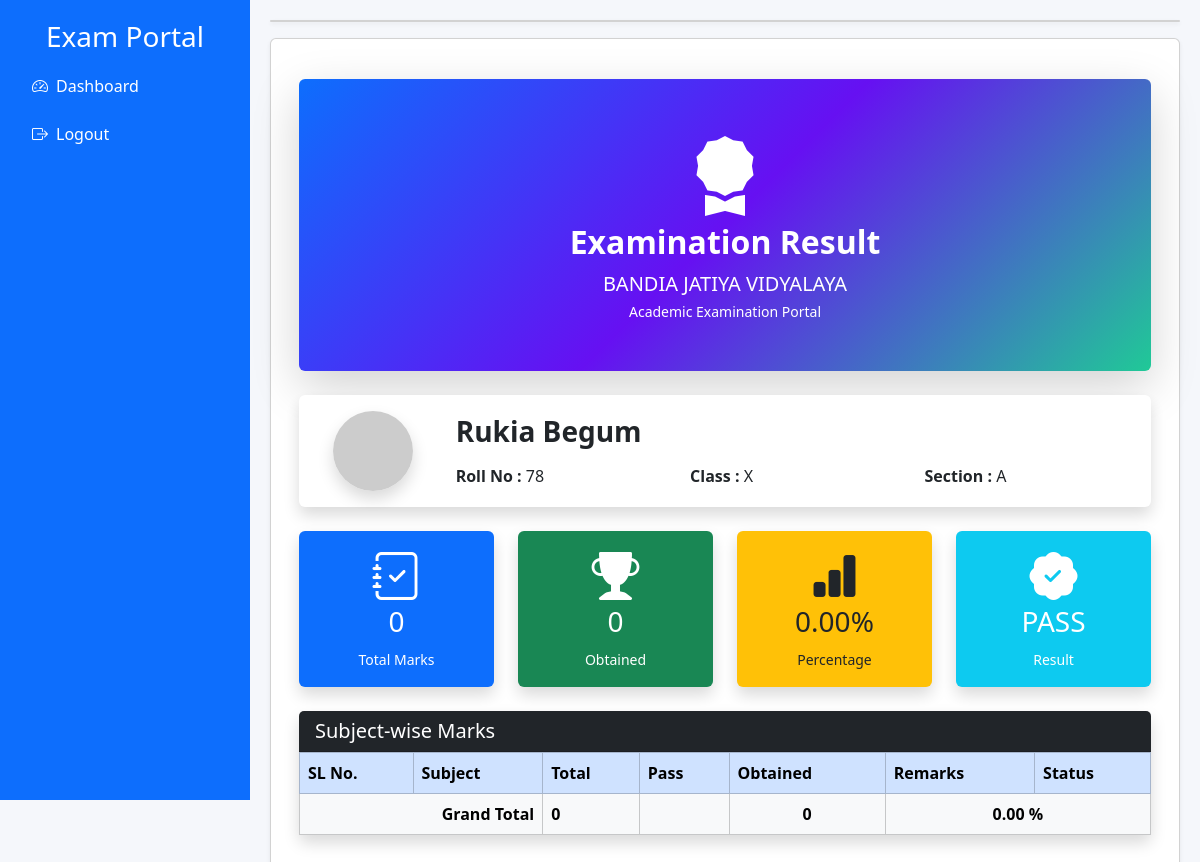
The app's page /student_result_show/2 (signed in) with its own data.
### application/model.py (models this page shows, shortened)
class User(db.Model, UserMixin):
    __tablename__ = "users"
    id = db.Column(db.Integer, primary_key=True)
    role = db.Column(db.String(20), nullable=False)       # Admin / Staff / Student
    name = db.Column(db.String(100), nullable=False)
    email = db.Column(db.String(100), unique=True, nullable=False)
    password = db.Column(db.String(255), nullable=False)
    is_active = db.Column(db.Boolean, default=True)
    created_at = db.Column(db.DateTime, default=datetime.utcnow)
    staff = db.relationship("Staff",back_populates="user",uselist=False,cascade="all, delete-orphan")
    student = db.relationship("Student",back_populates="user",uselist=False,cascade="all, delete-orphan")

class Student(db.Model):
    __tablename__ = "students"
    id = db.Column(db.Integer, primary_key=True)
    user_id = db.Column(db.Integer,db.ForeignKey("users.id"), unique=True, nullable=False )
    roll_no = db.Column(db.String(20), nullable=False)
    class_id = db.Column(db.Integer,db.ForeignKey("classes.id"),nullable=False)
    phone = db.Column(db.String(15))
    user = db.relationship("User", back_populates="student")
    marks = db.relationship("Mark",back_populates="student",cascade="all, delete-orphan")
    school_class = db.relationship("SchoolClass",back_populates="students")
    fee_collections = db.relationship("FeeCollection",back_populates="student",cascade="all, delete-orphan")
    __table_args__ = (
        db.UniqueConstraint(
            "roll_no",
            "class_id",
            name="unique_roll_per_section"
        ),
    )

class SchoolClass(db.Model):
    __tablename__ = "classes"
    id = db.Column(db.Integer, primary_key=True)
    name = db.Column(db.String(20), nullable=False)
    section = db.Column(db.String(10), nullable=False)
    students = db.relationship("Student",back_populates="school_class",cascade="all, delete-orphan")
    subjects = db.relationship("Subject",back_populates="school_class",cascade="all, delete-orphan" )
    fee_types = db.relationship("FeeType",back_populates="school_class",cascade="all, delete-orphan")
    __table_args__ = (
        db.UniqueConstraint(
            "name",
            "section",
            name="unique_class_section"
        ),
    )

### application/controler.py (the view)
@app.route("/student_result_show/<int:student_id>" , methods=['POST','GET'])
@login_required
def student_result_show(student_id):
    if current_user.role != "student":
            flash("Only Student can access this page.", "danger")
            return redirect(url_for("login"))
    student = Student.query.get_or_404(student_id)
    marks = (
        Mark.query
        .filter_by(student_id=student.id)
        .join(Exam)
        .order_by(Exam.exam_date)
        .all()
    )
    return render_template(
        "student/student_result.html",
        student=student,
        marks=marks,
    )

### application/controler.py (called while the page is built)
@login_manager.user_loader
def load_user(user_id):
    return User.query.get(int(user_id))

### templates/student/student_result.html (shortened to what this page needs)
{% extends "student/student_dashboard.html" %}
{% block content %}
{% set total = namespace(value=0) %}
{% set obtained = namespace(value=0) %}
{% set failed = namespace(value=false) %}
{% for mark in marks %}
    {% set total.value = total.value + mark.exam.total_marks %}
    {% set obtained.value = obtained.value + mark.marks_obtained %}
    {% if mark.marks_obtained < mark.exam.pass_marks %}
        {% set failed.value = true %}
    {% endif %}
{% endfor %}
{% set percentage = (obtained.value / total.value * 100) if total.value > 0 else 0 %}
<div class="container py-4">
    <div class="card border-0 shadow-lg mb-4 overflow-hidden">
        <div class="card-body text-center text-white py-5"
            style="background:linear-gradient(135deg,#0d6efd,#6610f2,#20c997);">
            <i class="bi bi-award-fill display-1 mb-3"></i>
            <h2 class="fw-bold">
                Examination Result
            </h2>
            <p class="fs-5 mb-0">
                BANDIA JATIYA VIDYALAYA
            </p>
            <small>Academic Examination Portal</small>
        </div>
    </div>
    <div class="card shadow border-0 mb-4">
        <div class="card-body">
            <div class="row align-items-center">
                <div class="col-md-2 text-center">
                    <img src="https://ui-avatars.com/api/?name={{student.user.name}}&background=0d6efd&color=fff&size=128"
                        class="rounded-circle shadow">
                </div>
                <div class="col-md-10">
                    <h3 class="fw-bold">
                        {{ student.user.name }}
                    </h3>
                    <div class="row mt-3">
                        <div class="col-md-4">
                            <strong>Roll No :</strong>
                            {{ student.roll_no }}
                        </div>
                        <div class="col-md-4">
                            <strong>Class :</strong>
                            {{ student.school_class.name }}
                        </div>
                        <div class="col-md-4">
                            <strong>Section :</strong>
                            {{ student.school_class.section }}
                        </div>
                    </div>
                </div>
            </div>
        </div>
    </div>
    <div class="row g-4 mb-4">
        <div class="col-md-3">
            <div class="card border-0 shadow bg-primary text-white">
                <div class="card-body text-center">
                    <i class="bi bi-journal-check display-5"></i>
                    <h3>{{ total.value }}</h3>
                    <small>Total Marks</small>
                </div>
            </div>
        </div>
        <div class="col-md-3">
            <div class="card border-0 shadow bg-success text-white">
                <div class="card-body text-center">
                    <i class="bi bi-trophy-fill display-5"></i>
                    <h3>{{ obtained.value }}</h3>
                    <small>Obtained</small>
                </div>
            </div>
        </div>
        <div class="col-md-3">
            <div class="card border-0 shadow bg-warning text-dark">
                <div class="card-body text-center">
                    <i class="bi bi-bar-chart-fill display-5"></i>
                    <h3>{{ "%.2f"|format(percentage) }}%</h3>
                    <small>Percentage</small>
                </div>
            </div>
        </div>
        <div class="col-md-3">
            <div class="card border-0 shadow {% if failed.value %}bg-danger{% else %}bg-info{% endif %} text-white">
                <div class="card-body text-center">
                    <i class="bi bi-patch-check-fill display-5"></i>
                    <h3>
                        {% if failed.value %}
                        FAIL
                        {% else %}
                        PASS
                        {% endif %}
                    </h3>
                    <small>Result</small>
                </div>
            </div>
        </div>
    </div>
    <div class="card shadow border-0">
        <div class="card-header bg-dark text-white">
            <h5 class="mb-0">
                Subject-wise Marks
            </h5>
        </div>
        <div class="table-responsive">
            <table class="table table-hover table-bordered align-middle mb-0">
                <thead class="table-primary">
                    <tr>
                        <th>SL No.</th>
                        <th>Subject</th>
                        <th>Total</th>
                        <th>Pass</th>
                        <th>Obtained</th>
                        <th>Remarks</th>
                        <th>Status</th>
                    </tr>
                </thead>
                <tfoot class="table-light">
                    <tr>
                        <th colspan="2" class="text-end">
                            Grand Total
                        </th>
                        <th>{{ total.value }}</th>
                        <th colspan="1" class="text-end "></th>
                        <th colspan="1" class="text-end text-center">{{ obtained.value }}</th>
                        <th colspan="2" class="text-center">
                            {{ "%.2f"|format(percentage) }} %
                        </th>
                    </tr>
                </tfoot>
            </table>
        </div>
    </div>
</div>
{% endblock %}

### templates/student/student_dashboard.html (shortened to what this page needs)
<!DOCTYPE html>
<html lang="en">
<head>
    <link href="https://cdn.jsdelivr.net/npm/bootstrap@5.3.3/dist/css/bootstrap.min.css" rel="stylesheet">
    <link href="https://cdn.jsdelivr.net/npm/bootstrap-icons/font/bootstrap-icons.css" rel="stylesheet">
</head>
<body>
    <div class="sidebar d-none d-md-block">
        <h3 class="text-white text-center">Exam Portal</h3>
        <a href="/student"><i class="bi bi-speedometer2 me-2"></i>Dashboard</a>
        <a href="/logout"><i class="bi bi-box-arrow-right me-2"></i>Logout</a>
    </div>
    <div class="content">
        <div class="desktop-top card shadow-sm mb-3">
        </div>
        <div class="card shadow-sm">
            <div class="card-body">
 {% block content %}{% endblock %}
            </div>
        </div>
    </div>
</body>
</html>

### templates/student/student_dashboard.html (style rules this page uses)
body { background: #f5f7fb }
.sidebar { position: fixed; left: 0; top: 0; width: 250px; height: 100vh; background: #0d6efd; padding: 20px }
.sidebar a { display: flex; color: #fff; text-decoration: none; padding: 12px; border-radius: 8px }
.content { margin-left: 250px; padding: 20px }

### records on screen
User: user.name "Rukia Begum"
Student: roll_no "78"
SchoolClass: school_class.name "X", school_class.section "A"

### other values on screen
{{ total.value }} "0"
{{ obtained.value }} "0"
{{ "%.2f"|format(percentage) }} "0.00"
